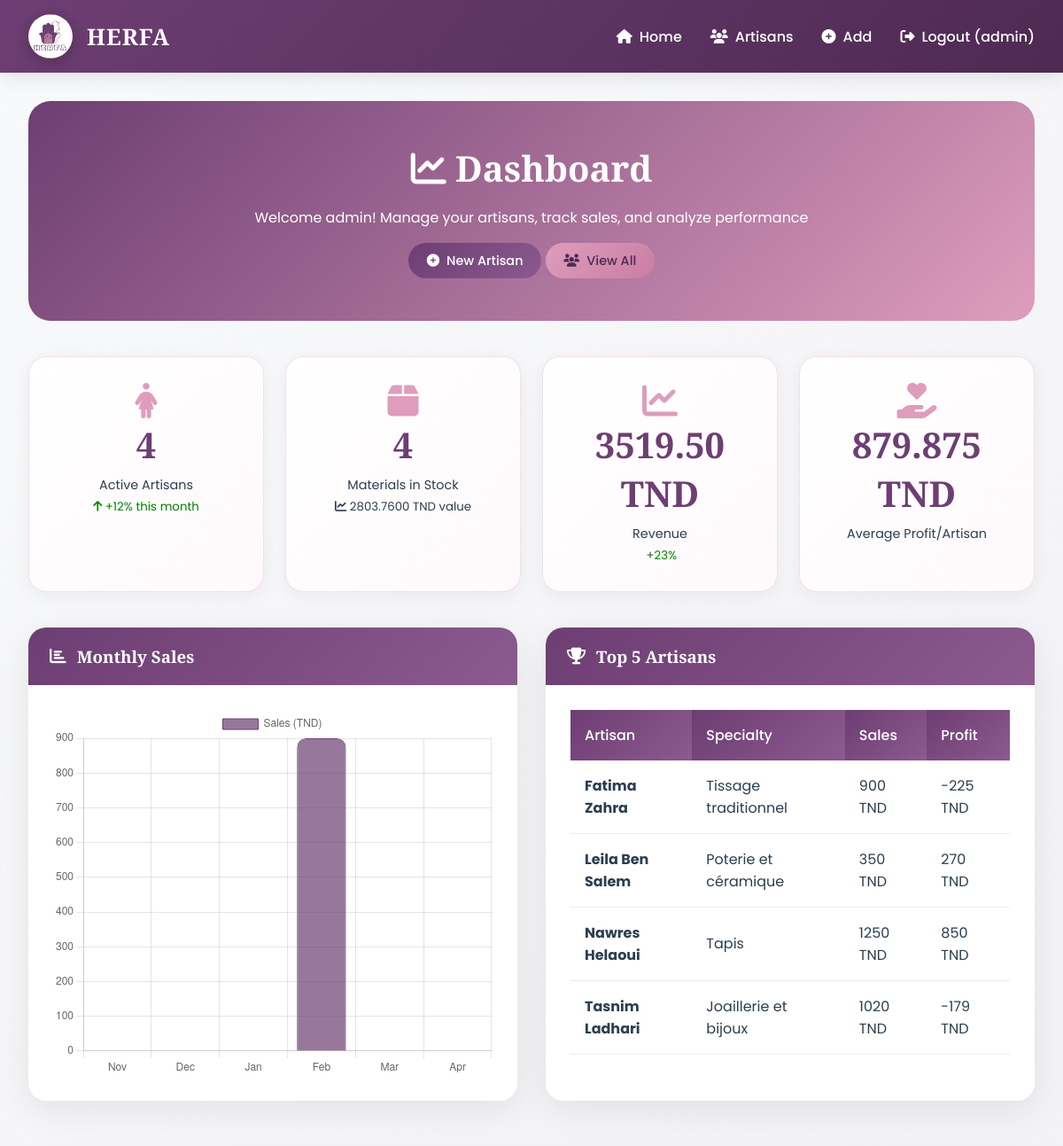
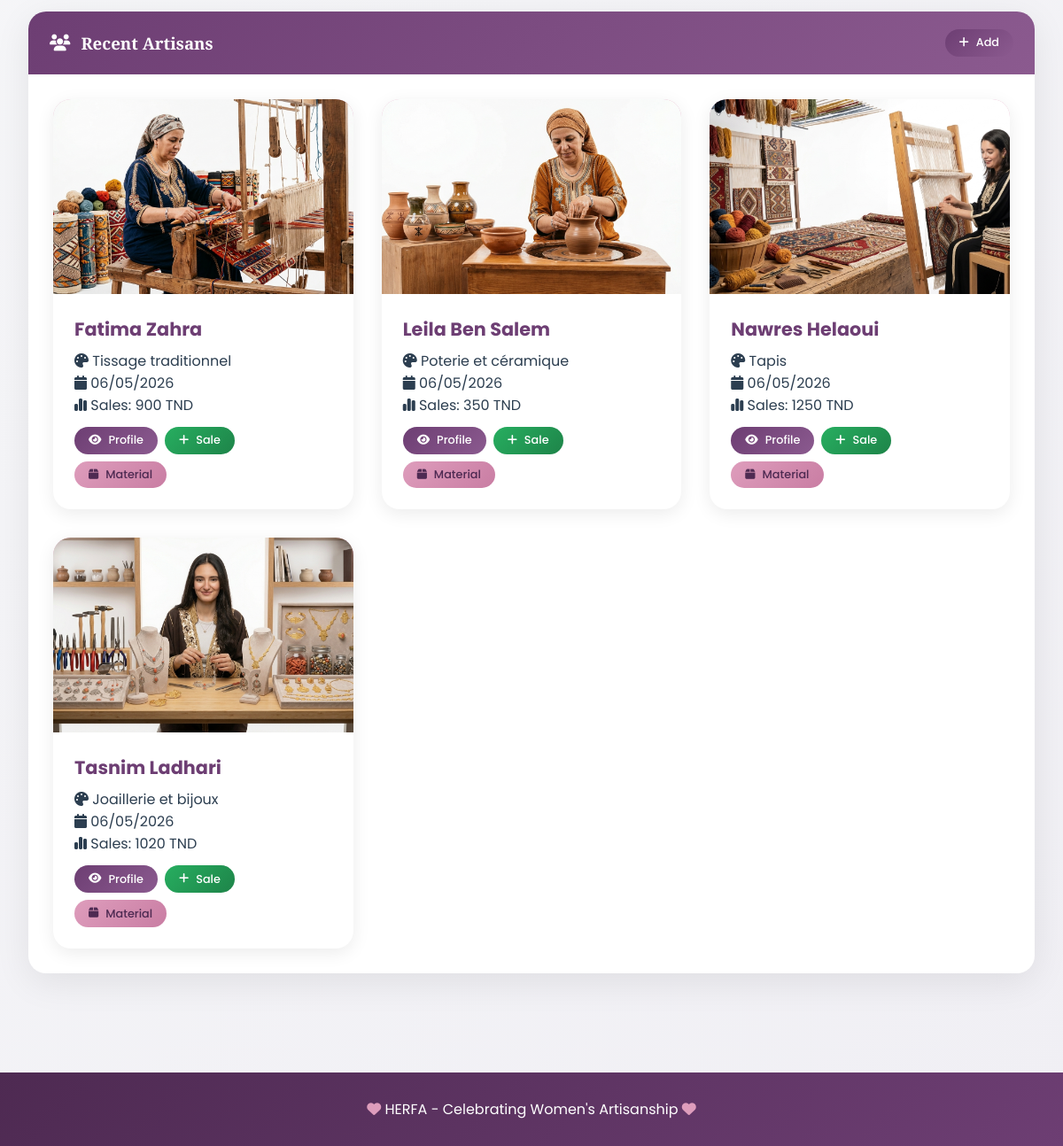
The page / (signed in) on the database its author committed (2 pictures, top to bottom).
### artisans/models.py (models this page shows, shortened)
class Artisan(models.Model):
    user = models.ForeignKey(User, on_delete=models.CASCADE, null=True, blank=True)
    first_name = models.CharField(max_length=100)
    last_name = models.CharField(max_length=100)
    email = models.EmailField(unique=True)
    phone = models.CharField(max_length=20)
    address = models.TextField()
    specialty = models.CharField(max_length=200)
    experience_years = models.IntegerField(default=0)
    profile_image = models.ImageField(upload_to='artisans/', blank=True, null=True)
    join_date = models.DateField(auto_now_add=True)
    is_active = models.BooleanField(default=True)
    user = models.ForeignKey(User, on_delete=models.CASCADE, null=True, blank=True)  # ← ADD THIS
    first_name = models.CharField(max_length=100)
    @property
    def full_name(self):
        return f"{self.first_name} {self.last_name}"
    @property
    def total_sales(self):
        return sum(sale.total_price for sale in self.sales.all())

class Sale(models.Model):
    artisan = models.ForeignKey(Artisan, on_delete=models.CASCADE, related_name='sales')
    product_name = models.CharField(max_length=200)
    quantity_sold = models.IntegerField(validators=[MinValueValidator(1)])
    unit_price = models.DecimalField(max_digits=10, decimal_places=2, validators=[MinValueValidator(0)])
    sale_date = models.DateField()
    customer_name = models.CharField(max_length=200, blank=True, null=True)  # ← AJOUTER CETTE LIGNE
    @property
    def total_price(self):
        return self.quantity_sold * self.unit_price
    class Meta:
        ordering = ['-sale_date']

### artisans/views.py (the view)
# urls.py: path('', views.home, name='home'),
def home(request):
    if request.user.is_authenticated:
        artisans = Artisan.objects.filter(is_active=True)
        total_artisans = artisans.count()
        total_materials = Material.objects.count()
        all_sales = Sale.objects.all()
        total_sales_amount = sum(s.total_price for s in all_sales)
        top_artisans = []
        for artisan in artisans[:5]:
            sales = artisan.sales.all()
            materials = artisan.materials.all()
            total_sales = sum(s.total_price for s in sales)
            total_material_cost = sum(m.quantity * m.cost_per_unit for m in materials)
            profit = total_sales - total_material_cost
            top_artisans.append({
                'full_name': artisan.full_name,
                'specialty': artisan.specialty,
                'total_sales': total_sales,
                'profit': profit,
            })
        chart_labels = []
        chart_data = []
        today = datetime.now().date()
        for i in range(6, 0, -1):
            month = today - timedelta(days=30*i)
            month_name = month.strftime('%b')
            chart_labels.append(month_name)
            month_sales = sum(s.total_price for s in Sale.objects.filter(
                sale_date__year=month.year,
                sale_date__month=month.month
            ))
            chart_data.append(float(month_sales))
        context = {
            'total_artisans': total_artisans,
            'total_materials': total_materials,
            'total_sales': all_sales.count(),
            'total_sales_amount': total_sales_amount,
            'total_materials_value': sum(m.quantity * m.cost_per_unit for m in Material.objects.all()),
            'avg_profit_per_artisan': total_sales_amount / max(total_artisans, 1),
            'top_artisans': top_artisans,
            'recent_artisans': artisans.order_by('-join_date')[:6],
            'chart_labels': json.dumps(chart_labels),
            'chart_data': json.dumps(chart_data),
        }
    else:
        context = {}
    return render(request, 'artisans/home.html', context)

### artisans/templates/artisans/home.html (shortened to what this page needs)
{% extends 'artisans/base.html' %}
{% load static %}
{% block content %}
<div class="welcome-section">
    <h1><i class="fas fa-chart-line"></i> Dashboard</h1>
    <p>Welcome {{ user.username }}! Manage your artisans, track sales, and analyze performance</p>
    <div style="margin-top: 1rem;">
        <a href="{% url 'artisan_create' %}" class="btn btn-primary"><i class="fas fa-plus-circle"></i> New Artisan</a>
        <a href="{% url 'artisan_list' %}" class="btn btn-secondary"><i class="fas fa-users"></i> View All</a>
    </div>
</div>
<div class="stats-grid">
    <div class="stat-card">
        <i class="fas fa-female" style="font-size: 2.5rem; color: var(--secondary);"></i>
        <div class="stat-number">{{ total_artisans }}</div>
        <div class="stat-label">Active Artisans</div>
        <small style="color: green;"><i class="fas fa-arrow-up"></i> +12% this month</small>
    </div>
    <div class="stat-card">
        <i class="fas fa-box" style="font-size: 2.5rem; color: var(--secondary);"></i>
        <div class="stat-number">{{ total_materials }}</div>
        <div class="stat-label">Materials in Stock</div>
        <small><i class="fas fa-chart-line"></i> {{ total_materials_value|default:"0" }} TND value</small>
    </div>
    <div class="stat-card">
        <i class="fas fa-chart-line" style="font-size: 2.5rem; color: var(--secondary);"></i>
        <div class="stat-number">{{ total_sales_amount|default:"0" }} TND</div>
        <div class="stat-label">Revenue</div>
        <small style="color: green;"> +23%</small>
    </div>
    <div class="stat-card">
        <i class="fas fa-hand-holding-heart" style="font-size: 2.5rem; color: var(--secondary);"></i>
        <div class="stat-number">{{ avg_profit_per_artisan|default:"0" }} TND</div>
        <div class="stat-label">Average Profit/Artisan</div>
    </div>
</div>
<div style="display: grid; grid-template-columns: 1fr 1fr; gap: 2rem; margin-bottom: 2rem;">
    <div class="card">
        <div class="card-header">
            <h3><i class="fas fa-chart-bar"></i> Monthly Sales</h3>
        </div>
        <div class="card-body">
            <canvas id="salesChart" height="250"></canvas>
        </div>
    </div>
    <div class="card">
        <div class="card-header">
            <h3><i class="fas fa-trophy"></i> Top 5 Artisans</h3>
        </div>
        <div class="card-body">
            <div class="table-container">
                <table>
                    <thead>
                        <tr>
                            <th>Artisan</th>
                            <th>Specialty</th>
                            <th>Sales</th>
                            <th>Profit</th>
                        </tr>
                    </thead>
                    <tbody>
                        {% for artisan in top_artisans %}
                        <tr>
                            <td><b>{{ artisan.full_name }}</b></td>
                            <td>{{ artisan.specialty|truncatechars:20 }}</td>
                            <td>{{ artisan.total_sales|floatformat:0 }} TND</td>
                            <td>{{ artisan.profit|floatformat:0 }} TND</td>
                        </tr>
                        {% empty %}
                        <tr>
                            <td colspan="4" style="text-align:center;">Add artisans to see stats</td>
                        </tr>
                        {% endfor %}
                    </tbody>
                </table>
            </div>
        </div>
    </div>
</div>
<div class="card">
    <div class="card-header" style="display: flex; justify-content: space-between; align-items: center;">
        <h3><i class="fas fa-users"></i> Recent Artisans</h3>
        <a href="{% url 'artisan_create' %}" class="btn btn-primary btn-sm"><i class="fas fa-plus"></i> Add</a>
    </div>
    <div class="card-body">
        <div class="artisan-grid">
            {% for artisan in recent_artisans %}
                <div class="artisan-card">
                    <div class="artisan-image">
                        {% if artisan.profile_image %}
                            <img src="{{ artisan.profile_image.url }}" alt="{{ artisan.full_name }}" style="width:100%;height:100%;object-fit:cover;">
                        {% else %}
                            <i class="fas fa-user-circle" style="font-size: 4rem;"></i>
                        {% endif %}
                    </div>
                    <div class="artisan-info">
                        <div class="artisan-name">{{ artisan.full_name }}</div>
                        <div><i class="fas fa-palette"></i> {{ artisan.specialty }}</div>
                        <div><i class="fas fa-calendar"></i> {{ artisan.join_date|date:"d/m/Y" }}</div>
                        <div><i class="fas fa-chart-simple"></i> Sales: {{ artisan.total_sales|floatformat:0 }} TND</div>
                        <div style="margin-top: 0.75rem; display: flex; gap: 0.5rem; flex-wrap: wrap;">
                            <a href="{% url 'artisan_detail' artisan.pk %}" class="btn btn-primary btn-sm"><i class="fas fa-eye"></i> Profile</a>
                            <a href="{% url 'sale_create' artisan.pk %}" class="btn btn-success btn-sm"><i class="fas fa-plus"></i> Sale</a>
                            <a href="{% url 'material_create' artisan.pk %}" class="btn btn-secondary btn-sm"><i class="fas fa-box"></i> Material</a>
                        </div>
                    </div>
                </div>
            {% empty %}
                <div style="text-align: center; padding: 2rem; grid-column: 1/-1;">
                    <i class="fas fa-frown" style="font-size: 3rem; color: var(--gray-dark);"></i>
                    <p>No artisans yet.</p>
                    <a href="{% url 'artisan_create' %}" class="btn btn-primary">Add your first artisan</a>
                </div>
            {% endfor %}
        </div>
    </div>
</div>
<script>
// Sales Chart
const canvas = document.getElementById('salesChart');
if (canvas) {
    const ctx = canvas.getContext('2d');
    new Chart(ctx, {
        type: 'bar',
        data: {
            labels: {{ chart_labels|safe }},
            datasets: [{
                label: 'Sales (TND)',
                data: {{ chart_data|safe }},
                backgroundColor: 'rgba(109, 62, 115, 0.7)',
                borderColor: '#6D3E73',
                borderWidth: 1,
                borderRadius: 10
            }]
        },
        options: {
            responsive: true,
            maintainAspectRatio: true,
            plugins: {
                legend: { position: 'top' },
            }
        }
    });
}
</script>
{% endblock %}

### artisans/templates/artisans/base.html (shortened to what this page needs)
{% load static %}
<!DOCTYPE html>
<html lang="en">
<head>
    <link rel="stylesheet" href="https://cdnjs.cloudflare.com/ajax/libs/font-awesome/6.4.0/css/all.min.css">
</head>
<body>
    <nav class="navbar">
        <div class="nav-container">
            <div class="logo-area">
                <div class="logo-placeholder">
                <img src="/media/logo.jpeg" alt="Logo" style="width:100%;height:100%;object-fit:cover;border-radius:50%;">
            </div>
        <div class="logo-text">HERFA</span></div>
        </div>
            <div class="nav-links">
                <a href="{% url 'home' %}"><i class="fas fa-home"></i> Home</a>
                {% if user.is_authenticated %}
                    <a href="{% url 'artisan_list' %}"><i class="fas fa-users"></i> Artisans</a>
                    <a href="{% url 'artisan_create' %}"><i class="fas fa-plus-circle"></i> Add</a>
                    <a href="{% url 'logout' %}"><i class="fas fa-sign-out-alt"></i> Logout ({{ user.username }})</a>
                {% else %}
                    <a href="{% url 'login' %}"><i class="fas fa-sign-in-alt"></i> Login</a>
                    <a href="{% url 'register' %}"><i class="fas fa-user-plus"></i> Register</a>
                {% endif %}
            </div>
        </div>
    </nav>
    <div class="container">
        {% block content %}
        {% endblock %}
    </div>
    <footer class="footer">
        <p><i class="fas fa-heart" style="color: var(--secondary);"></i> HERFA - Celebrating Women's Artisanship <i class="fas fa-heart" style="color: var(--secondary);"></i></p>
    </footer>
</body>
</html>

### rows shown on the page
Artisan: specialty "Tissage traditionnel", profile_image (picture), full_name "Fatima Zahra", specialty "Tissage traditionnel", join_date "06/05/2026", total_sales "900"
Artisan: specialty "Poterie et céramique", profile_image (picture), full_name "Leila Ben Salem", specialty "Poterie et céramique", join_date "06/05/2026", total_sales "350"
Artisan: specialty "Tapis", profile_image (picture), full_name "Nawres Helaoui", specialty "Tapis", join_date "06/05/2026", total_sales "1250"
Artisan: specialty "Joaillerie et bijoux", profile_image (picture), full_name "Tasnim Ladhari", specialty "Joaillerie et bijoux", join_date "06/05/2026", total_sales "1020"

### other values the page prints
{{ user.username }} "admin"
{{ total_artisans }} "4"
{{ total_materials }} "4"
{{ total_materials_value|default:"0" }} "2803.7600"
{{ total_sales_amount|default:"0" }} "3519.50"
{{ avg_profit_per_artisan|default:"0" }} "879.875"
{{ artisan.full_name }} "Fatima Zahra" "Leila Ben Salem" "Nawres Helaoui" "Tasnim Ladhari"
{{ artisan.total_sales|floatformat:0 }} "900" "350" "1250" "1020"
{{ artisan.profit|floatformat:0 }} "-225" "270" "850" "-179"
chart data {{ chart_labels|safe }} ["Nov", "Dec", "Jan", "Feb", "Mar", "Apr"]
